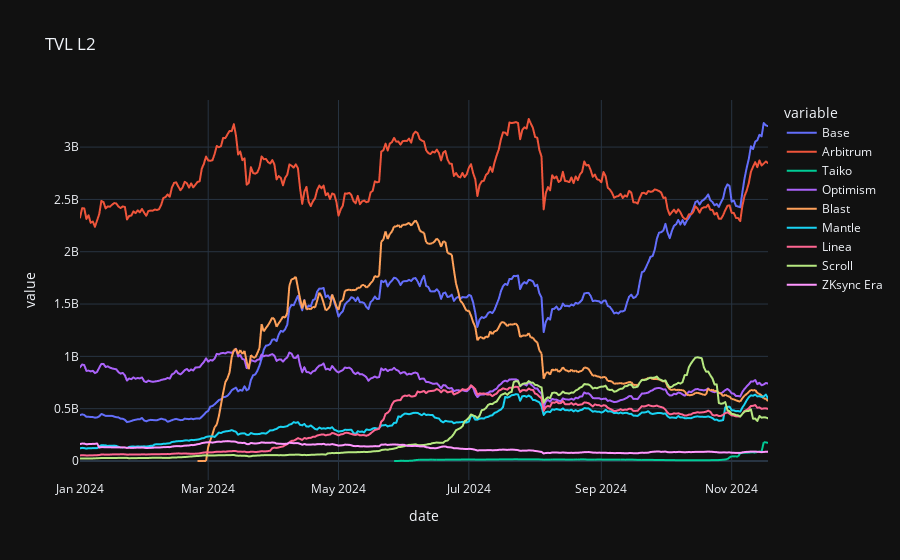

The notebook cell saved with this chart:
### Code cell
import plotly.express as px

fig = px.line(df, x=df.index, y=df.columns, title="TVL L2")
fig.update_layout(template='plotly_dark')

fig.show()

### Figure 1 — Plotly figure (JSON) as saved in the notebook; plotly's stock layout.template omitted (floating-point values rounded to 4 significant figures; data arrays with more than 128 entries replaced by an {"elided": "..."} marker saying what was removed)
{"data": [{"hovertemplate": "variable=Base<br>date=%{x}<br>value=%{y}<extra></extra>", "legendgroup": "Base", "line": {"color": "#636efa", "dash": "solid"}, "marker": {"symbol": "circle"}, "mode": "lines", "name": "Base", "showlegend": true, "type": "scattergl", "x": {"elided": "323 str values"}, "xaxis": "x", "y": {"elided": "323 float values"}, "yaxis": "y"}, {"hovertemplate": "variable=Arbitrum<br>date=%{x}<br>value=%{y}<extra></extra>", "legendgroup": "Arbitrum", "line": {"color": "#EF553B", "dash": "solid"}, "marker": {"symbol": "circle"}, "mode": "lines", "name": "Arbitrum", "showlegend": true, "type": "scattergl", "x": {"elided": "323 str values"}, "xaxis": "x", "y": {"elided": "323 float values"}, "yaxis": "y"}, {"hovertemplate": "variable=Taiko<br>date=%{x}<br>value=%{y}<extra></extra>", "legendgroup": "Taiko", "line": {"color": "#00cc96", "dash": "solid"}, "marker": {"symbol": "circle"}, "mode": "lines", "name": "Taiko", "showlegend": true, "type": "scattergl", "x": {"elided": "323 str values"}, "xaxis": "x", "y": {"elided": "323 float values"}, "yaxis": "y"}, {"hovertemplate": "variable=Optimism<br>date=%{x}<br>value=%{y}<extra></extra>", "legendgroup": "Optimism", "line": {"color": "#ab63fa", "dash": "solid"}, "marker": {"symbol": "circle"}, "mode": "lines", "name": "Optimism", "showlegend": true, "type": "scattergl", "x": {"elided": "323 str values"}, "xaxis": "x", "y": {"elided": "323 float values"}, "yaxis": "y"}, {"hovertemplate": "variable=Blast<br>date=%{x}<br>value=%{y}<extra></extra>", "legendgroup": "Blast", "line": {"color": "#FFA15A", "dash": "solid"}, "marker": {"symbol": "circle"}, "mode": "lines", "name": "Blast", "showlegend": true, "type": "scattergl", "x": {"elided": "323 str values"}, "xaxis": "x", "y": {"elided": "323 float values"}, "yaxis": "y"}, {"hovertemplate": "variable=Mantle<br>date=%{x}<br>value=%{y}<extra></extra>", "legendgroup": "Mantle", "line": {"color": "#19d3f3", "dash": "solid"}, "marker": {"symbol": "circle"}, "mode": "lines", "name": "Mantle", "showlegend": true, "type": "scattergl", "x": {"elided": "323 str values"}, "xaxis": "x", "y": {"elided": "323 float values"}, "yaxis": "y"}, {"hovertemplate": "variable=Linea<br>date=%{x}<br>value=%{y}<extra></extra>", "legendgroup": "Linea", "line": {"color": "#FF6692", "dash": "solid"}, "marker": {"symbol": "circle"}, "mode": "lines", "name": "Linea", "showlegend": true, "type": "scattergl", "x": {"elided": "323 str values"}, "xaxis": "x", "y": {"elided": "323 float values"}, "yaxis": "y"}, {"hovertemplate": "variable=Scroll<br>date=%{x}<br>value=%{y}<extra></extra>", "legendgroup": "Scroll", "line": {"color": "#B6E880", "dash": "solid"}, "marker": {"symbol": "circle"}, "mode": "lines", "name": "Scroll", "showlegend": true, "type": "scattergl", "x": {"elided": "323 str values"}, "xaxis": "x", "y": {"elided": "323 float values"}, "yaxis": "y"}, {"hovertemplate": "variable=ZKsync Era<br>date=%{x}<br>value=%{y}<extra></extra>", "legendgroup": "ZKsync Era", "line": {"color": "#FF97FF", "dash": "solid"}, "marker": {"symbol": "circle"}, "mode": "lines", "name": "ZKsync Era", "showlegend": true, "type": "scattergl", "x": {"elided": "323 str values"}, "xaxis": "x", "y": {"elided": "323 float values"}, "yaxis": "y"}], "layout": {"legend": {"title": {"text": "variable"}, "tracegroupgap": 0}, "title": {"text": "TVL L2"}, "xaxis": {"anchor": "y", "domain": [0, 1], "title": {"text": "date"}}, "yaxis": {"anchor": "x", "domain": [0, 1], "title": {"text": "value"}}}}
